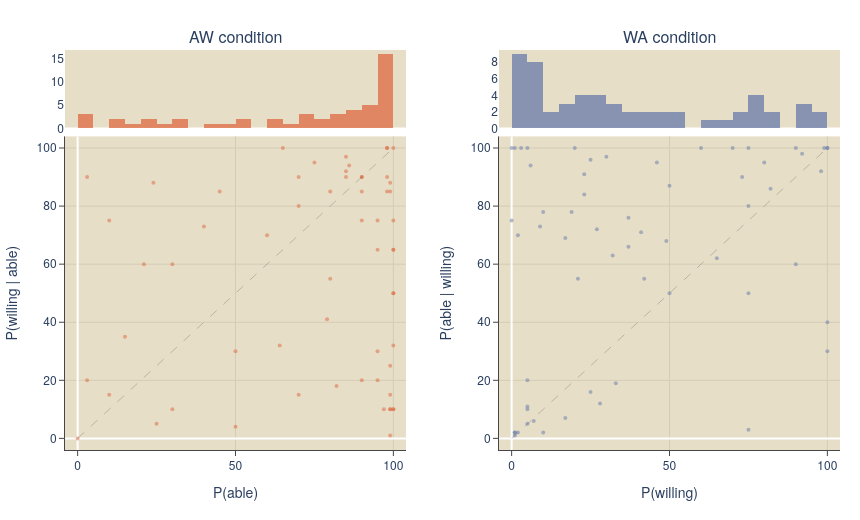

Here is the notebook cell this chart was saved with:
### Code cell
# two plots — each internally consistent (both axes from same condition)
# left:  x = P(able),    y = P(willing | able)   — AW trials
# right: x = P(willing), y = P(able | willing)   — WA trials
# top row: x-marginal histograms (valid bc x is unconditional in each panel)

fig2 = make_subplots(
    rows=2, cols=2,
    row_heights=[0.2, 0.8],
    shared_xaxes=True,
    horizontal_spacing=0.12,
    vertical_spacing=0.02,
    subplot_titles=['AW condition', 'WA condition', '', ''],
)

hover_dots = '%{customdata}<br>x: %{x} &nbsp;|&nbsp; y: %{y}<extra></extra>'

for col, (g_trials, cond, color, xlabel, ylabel, xvar, yvar) in enumerate([
    (aw, 'AW', c0, 'P(able)',    'P(willing | able)',   'abilityResponse',    'willingnessResponse'),
    (wa, 'WA', c1, 'P(willing)', 'P(able | willing)',   'willingnessResponse','abilityResponse'),
], start=1):
    g_trials = g_trials.copy()
    g_trials['_q'] = g_trials['actionPhrase'].apply(lambda t: wrap(f'Can you {t}?'))

    # x-marginal histogram
    fig2.add_trace(go.Histogram(
        x=g_trials[xvar],
        xbins=dict(start=0, end=100, size=5),
        marker_color=color, opacity=0.75,
        showlegend=False,
    ), row=1, col=col)

    # trial dots
    fig2.add_trace(go.Scatter(
        x=g_trials[xvar], y=g_trials[yvar],
        mode='markers',
        marker=dict(color=color, size=4, opacity=0.5, line=dict(width=0)),
        customdata=g_trials['_q'],
        hovertemplate=hover_dots,
        showlegend=False,
    ), row=2, col=col)

    # identity line
    fig2.add_trace(go.Scatter(
        x=[0, 100], y=[0, 100],
        mode='lines',
        line=dict(color='#464548', width=0.8, dash='dash'),
        opacity=0.35, showlegend=False, hoverinfo='skip',
    ), row=2, col=col)

    fig2.update_xaxes(range=[-pad, 100+pad], title_text=xlabel, **axis_style, row=2, col=col)
    fig2.update_yaxes(range=[-pad, 100+pad], title_text=ylabel, **axis_style, row=2, col=col)
    fig2.update_xaxes(showticklabels=False, showgrid=False, row=1, col=col)
    fig2.update_yaxes(showgrid=False, row=1, col=col)

fig2.update_layout(
    width=860, height=520,
    plot_bgcolor=bg,
    paper_bgcolor='white',
    margin=dict(l=60, r=20, t=50, b=70),
    font=dict(family='Avenir, Helvetica Neue, Arial'),
    hoverlabel=dict(
        bgcolor='rgba(255,255,255,0.45)',
        bordercolor='#464548',
        font=dict(family='Avenir, Helvetica Neue, Arial', size=13, color='#222'),
        namelength=0,
    ),
)

fig2.write_html(os.path.join(RESULTS_DIR, 'scatter_conditional.html'))
fig2.write_image(os.path.join(RESULTS_DIR, 'scatter_conditional.png'), scale=2)
fig2.show()

### Figure 1 — Plotly figure (JSON) as saved in the notebook; plotly's stock layout.template omitted (floating-point values rounded to 4 significant figures)
{"data": [{"marker": {"color": "#de6841"}, "opacity": 0.75, "showlegend": false, "type": "histogram", "x": [100.0, 100.0, 99.0, 79.0, 24.0, 82.0, 40.0, 99.0, 30.0, 85.0, 99.0, 99.0, 86.0, 99.0, 64.0, 100.0, 100.0, 90.0, 80.0, 98.0, 75.0, 98.0, 85.0, 95.0, 95.0, 70.0, 95.0, 98.0, 85.0, 98.0, 90.0, 100.0, 10.0, 0.0, 99.0, 50.0, 65.0, 100.0, 25.0, 97.0, 90.0, 100.0, 99.0, 100.0, 90.0, 80.0, 70.0, 95.0, 100.0, 50.0, 10.0, 70.0, 90.0, 21.0, 45.0, 60.0, 30.0, 3.0, 3.0, 15.0], "xaxis": "x", "xbins": {"end": 100, "size": 5, "start": 0}, "yaxis": "y"}, {"customdata": ["Can you give me your old laptop now that you have a new<br>one?", "Can you call my landlord to complain about the heat<br>being out?", "Can you do a stand-up comedy set at my open mic<br>tonight?", "Can you help me paint my new bedroom this weekend?", "Can you help me find a good therapist to start seeing?", "Can you tell the police you were with a friend last<br>night when you weren't?", "Can you carry a stroller up a short flight of stairs?", "Can you come to my improv show even though you're not<br>into improv?", "Can you loan me $5,000 until I get my tax refund next<br>month?", "Can you hold this for just one second?", "Can you hand me that towel please?", "Can you call and cancel my dentist appointment for me?", "Can you proofread my cover letter before I send it?", "Can you be listed as my emergency contact at the<br>doctor?", "Can you spend your day off helping a neighbor sort<br>through all their belongings to donate?", "Can you explain how this works to me?", "Can you give me your old laptop now that you have a new<br>one?", "Can you code a basic app from scratch for a new<br>business?", "Can you repair a burst water pipe before the basement<br>floods?", "Can you help me practice a really hard conversation I<br>have to have?", "Can you perform CPR on him?", "Can you flip the light switch on your way in?", "Can you help me figure out what to say in this email?", "Can you assemble this bookshelf from the instructions?", "Can you tell me which coworker told you in confidence<br>that they're looking for another job?", "Can you plan out the whole route for our road trip next<br>month?", "Can you spend your day off helping me sort through all<br>my stuff?", "Can you send me that article you were telling me about?", "Can you take me to the emergency room right now?", "Can you turn the music down a little?", "Can you give me a ride to the airport at 5am tomorrow?", "Can you join my trivia team for tonight's game — we<br>need one more person?", "Can you do a stand-up comedy set at my open mic<br>tonight?", "Can you swim across the English Channel right now?", "Can you tell the professor I submitted my paper on<br>time?", "Can you cook dinner for twelve people tonight?", "Can you perform CPR on him?", "Can you lend me your nice camera for my trip next week?", "Can you knit a scarf for someone by the end of the<br>week?", "Can you watch my dog for the whole weekend?", "Can you carry a stroller up a short flight of stairs?", "Can you tell everyone here what really happened last<br>night?", "Can you text this person from my phone and end things<br>with them for me?", "Can you tell me what time it is?", "Can you help me figure out what to say in this email?", "Can you help me do my taxes this year?", "Can you help me think of a name for my new business?", "Can you take me all the way home even though it's way<br>out of your way?", "Can you let me scroll through your phone for a second?", "Can you watch my kids for a couple hours while I'm out?", "Can you fill in on bass guitar for the show tonight?", "Can you tell me what you really think of my new<br>partner?", "Can you hold my place in line while I grab one thing?", "Can you help me change the brake pads on my car?", "Can you apply pressure and stop the bleeding until<br>paramedics arrive?", "Can you look at this contract and tell me if this<br>clause is okay?", "Can you bring me a home-cooked meal?", "Can you operate the crane to lift the beam off them?", "Can you do the needle decompression?", "Can you help me find an apartment in the city I'm<br>moving to?"], "hovertemplate": "%{customdata}<br>x: %{x} &nbsp;|&nbsp; y: %{y}<extra></extra>", "marker": {"color": "#de6841", "line": {"width": 0}, "opacity": 0.5, "size": 4}, "mode": "markers", "showlegend": false, "type": "scatter", "x": [100.0, 100.0, 99.0, 79.0, 24.0, 82.0, 40.0, 99.0, 30.0, 85.0, 99.0, 99.0, 86.0, 99.0, 64.0, 100.0, 100.0, 90.0, 80.0, 98.0, 75.0, 98.0, 85.0, 95.0, 95.0, 70.0, 95.0, 98.0, 85.0, 98.0, 90.0, 100.0, 10.0, 0.0, 99.0, 50.0, 65.0, 100.0, 25.0, 97.0, 90.0, 100.0, 99.0, 100.0, 90.0, 80.0, 70.0, 95.0, 100.0, 50.0, 10.0, 70.0, 90.0, 21.0, 45.0, 60.0, 30.0, 3.0, 3.0, 15.0], "xaxis": "x3", "y": [50.0, 10.0, 10.0, 41.0, 88.0, 18.0, 73.0, 15.0, 10.0, 97.0, 85.0, 1.0, 94.0, 88.0, 32.0, 65.0, 65.0, 85.0, 85.0, 90.0, 95.0, 100.0, 90.0, 75.0, 20.0, 15.0, 30.0, 100.0, 92.0, 85.0, 20.0, 50.0, 75.0, 0.0, 25.0, 4.0, 100.0, 10.0, 5.0, 10.0, 90.0, 32.0, 10.0, 100.0, 90.0, 55.0, 90.0, 65.0, 75.0, 30.0, 15.0, 80.0, 75.0, 60.0, 85.0, 70.0, 60.0, 20.0, 90.0, 35.0], "yaxis": "y3"}, {"hoverinfo": "skip", "line": {"color": "#464548", "dash": "dash", "width": 0.8}, "mode": "lines", "opacity": 0.35, "showlegend": false, "type": "scatter", "x": [0, 100], "xaxis": "x3", "y": [0, 100], "yaxis": "y3"}, {"marker": {"color": "#677aaa"}, "opacity": 0.75, "showlegend": false, "type": "histogram", "x": [75.0, 20.0, 2.0, 5.0, 60.0, 75.0, 10.0, 17.0, 1.0, 5.0, 1.0, 1.0, 70.0, 10.0, 9.0, 1.0, 50.0, 80.0, 100.0, 75.0, 100.0, 0.0, 5.0, 99.0, 75.0, 90.0, 100.0, 0.0, 100.0, 3.0, 27.0, 28.0, 32.0, 33.0, 19.0, 42.0, 21.0, 23.0, 25.0, 73.0, 46.0, 65.0, 49.0, 50.0, 23.0, 90.0, 5.0, 98.0, 17.0, 30.0, 6.0, 82.0, 7.0, 41.0, 37.0, 25.0, 5.0, 2.0, 37.0, 92.0], "xaxis": "x2", "xbins": {"end": 100, "size": 5, "start": 0}, "yaxis": "y2"}, {"customdata": ["Can you give me your honest take on my business idea?", "Can you share your class notes with me?", "Can you slaughter and clean the chicken for dinner?", "Can you forge my supervisor's signature on my time<br>sheet?", "Can you let me stay in your apartment for one night?", "Can you dive down and get my retainer from the drain?", "Can you give a speech in front of everyone right now?", "Can you take apart my laptop and swap in the new<br>screen?", "Can you land this small plane safely — the pilot just<br>passed out?", "Can you fill in and do the palm readings for the booth?", "Can you recover the corrupted donor database before the<br>campaign launches?", "Can you translate this legal document from Korean?", "Can you read through my letter to my ex and tell me<br>what you think?", "Can you fly us to the hospital in that helicopter?", "Can you talk this person down from their panic attack?", "Can you jump into the lake right now?", "Can you parallel park in that tiny spot?", "Can you pop this blister for me?", "Can you write a letter to my relative in French for me?", "Can you help me write an apology to someone I really<br>hurt?", "Can you drill the burr hole?", "Can you ghostwrite my blog posts for the next few<br>months?", "Can you memorize a ten-minute monologue and perform it<br>at the event tonight?", "Can you help me cross the street?", "Can you do a few acupuncture points on my back?", "Can you help me change this tire?", "Can you help improvise a splint so we can move them?", "Can you spend your entire weekend picking up litter in<br>the local park?", "Can you take the big dog in kennel 7 out for a walk?", "Can you let me connect to the Wi-Fi at your place for a<br>bit?", "Can you run the 10K race with me this Saturday?", "Can you fix the engine on this car?", "Can you lend me your car for a weekend road trip?", "Can you teach me enough Spanish to have a real<br>conversation with my partner's family?", "Can you give me a ride to the airport at 5am tomorrow?", "Can you do a stand-up comedy set at my open mic<br>tonight?", "Can you come to the gym with me at 6am tomorrow?", "Can you write a short story for my literary magazine by<br>tomorrow morning?", "Can you sign this petition for me?", "Can you call my landlord to complain about the heat<br>being out?", "Can you cover for me by telling my partner you were<br>with me last night?", "Can you spot me for this lift?", "Can you eat this entire ghost pepper?", "Can you come to my improv show even though you're not<br>into improv?", "Can you introduce me to your ex so I can ask them out?", "Can you help me practice the speech I have to give at<br>my mom's memorial?", "Can you rewrite my whole essay from scratch, it's due<br>tomorrow?", "Can you pick up some milk from the store on your way<br>home?", "Can you call my landlord to complain about the heat<br>being out?", "Can you tell me how much money you make?", "Can you let me try a bite of your food?", "Can you look over my resume this week and give me<br>feedback?", "Can you spend your whole weekend helping a near-<br>stranger move into a fifth-floor walk-up?", "Can you lend a phone charger for twenty minutes?", "Can you cover for a friend by telling their partner you<br>were all together last night?", "Can you bake a professional three-tier wedding cake for<br>a sibling's wedding?", "Can you cover my shift tomorrow morning?", "Can you rewire the broken electrical outlet in my<br>apartment?", "Can you pick me up from the airport tonight?", "Can you help me practice my presentation before<br>tomorrow?"], "hovertemplate": "%{customdata}<br>x: %{x} &nbsp;|&nbsp; y: %{y}<extra></extra>", "marker": {"color": "#677aaa", "line": {"width": 0}, "opacity": 0.5, "size": 4}, "mode": "markers", "showlegend": false, "type": "scatter", "x": [75.0, 20.0, 2.0, 5.0, 60.0, 75.0, 10.0, 17.0, 1.0, 5.0, 1.0, 1.0, 70.0, 10.0, 9.0, 1.0, 50.0, 80.0, 100.0, 75.0, 100.0, 0.0, 5.0, 99.0, 75.0, 90.0, 100.0, 0.0, 100.0, 3.0, 27.0, 28.0, 32.0, 33.0, 19.0, 42.0, 21.0, 23.0, 25.0, 73.0, 46.0, 65.0, 49.0, 50.0, 23.0, 90.0, 5.0, 98.0, 17.0, 30.0, 6.0, 82.0, 7.0, 41.0, 37.0, 25.0, 5.0, 2.0, 37.0, 92.0], "xaxis": "x4", "y": [100.0, 100.0, 70.0, 100.0, 100.0, 80.0, 78.0, 7.0, 2.0, 5.0, 1.0, 2.0, 100.0, 2.0, 73.0, 100.0, 50.0, 95.0, 100.0, 50.0, 40.0, 75.0, 20.0, 100.0, 3.0, 60.0, 30.0, 100.0, 100.0, 100.0, 72.0, 12.0, 63.0, 19.0, 78.0, 55.0, 55.0, 84.0, 96.0, 90.0, 95.0, 62.0, 68.0, 87.0, 91.0, 100.0, 10.0, 92.0, 69.0, 97.0, 94.0, 86.0, 6.0, 71.0, 76.0, 16.0, 11.0, 2.0, 66.0, 98.0], "yaxis": "y4"}, {"hoverinfo": "skip", "line": {"color": "#464548", "dash": "dash", "width": 0.8}, "mode": "lines", "opacity": 0.35, "showlegend": false, "type": "scatter", "x": [0, 100], "xaxis": "x4", "y": [0, 100], "yaxis": "y4"}], "layout": {"annotations": [{"font": {"size": 16}, "showarrow": false, "text": "AW condition", "x": 0.22, "xanchor": "center", "xref": "paper", "y": 1, "yanchor": "bottom", "yref": "paper"}, {"font": {"size": 16}, "showarrow": false, "text": "WA condition", "x": 0.78, "xanchor": "center", "xref": "paper", "y": 1, "yanchor": "bottom", "yref": "paper"}], "font": {"family": "Avenir, Helvetica Neue, Arial"}, "height": 520, "hoverlabel": {"bgcolor": "rgba(255,255,255,0.45)", "bordercolor": "#464548", "font": {"color": "#222", "family": "Avenir, Helvetica Neue, Arial", "size": 13}, "namelength": 0}, "margin": {"b": 70, "l": 60, "r": 20, "t": 50}, "paper_bgcolor": "white", "plot_bgcolor": "#e6dec7", "width": 860, "xaxis": {"anchor": "y", "domain": [0, 0.44], "matches": "x3", "showgrid": false, "showticklabels": false}, "xaxis2": {"anchor": "y2", "domain": [0.56, 1], "matches": "x4", "showgrid": false, "showticklabels": false}, "xaxis3": {"anchor": "y3", "domain": [0, 0.44], "gridcolor": "#d4ccb5", "gridwidth": 1, "linecolor": "#464548", "linewidth": 1, "range": [-4, 104], "showgrid": true, "tickcolor": "#464548", "ticks": "outside", "title": {"text": "P(able)"}}, "xaxis4": {"anchor": "y4", "domain": [0.56, 1], "gridcolor": "#d4ccb5", "gridwidth": 1, "linecolor": "#464548", "linewidth": 1, "range": [-4, 104], "showgrid": true, "tickcolor": "#464548", "ticks": "outside", "title": {"text": "P(willing)"}}, "yaxis": {"anchor": "x", "domain": [0.804, 1], "showgrid": false}, "yaxis2": {"anchor": "x2", "domain": [0.804, 1], "showgrid": false}, "yaxis3": {"anchor": "x3", "domain": [0, 0.784], "gridcolor": "#d4ccb5", "gridwidth": 1, "linecolor": "#464548", "linewidth": 1, "range": [-4, 104], "showgrid": true, "tickcolor": "#464548", "ticks": "outside", "title": {"text": "P(willing | able)"}}, "yaxis4": {"anchor": "x4", "domain": [0, 0.784], "gridcolor": "#d4ccb5", "gridwidth": 1, "linecolor": "#464548", "linewidth": 1, "range": [-4, 104], "showgrid": true, "tickcolor": "#464548", "ticks": "outside", "title": {"text": "P(able | willing)"}}}}
